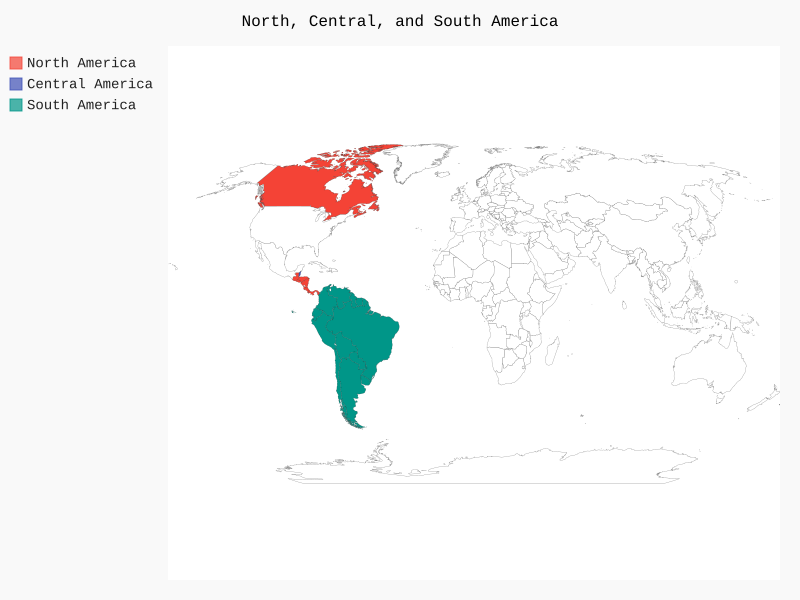

Reproduce this figure in Python.
import pygal_maps_world.maps 

wm = pygal_maps_world.maps.World()
wm.title = 'North, Central, and South America'

wm.add('North America', ['ca', 'cr', 'gt', 'hn', 'ni', 'pa', 'sv'])
wm.add('Central America', ['bz', 'cr', 'gt', 'hn', 'ni', 'pa', 'sv'])
wm.add('South America', ['ar', 'bo', 'br', 'cl', 'co', 'ec', 'gf', 'gy',
    'gy', 'pe', 'py', 'sr', 'uy', 've'])

wm.render_to_file('americas.svg')
